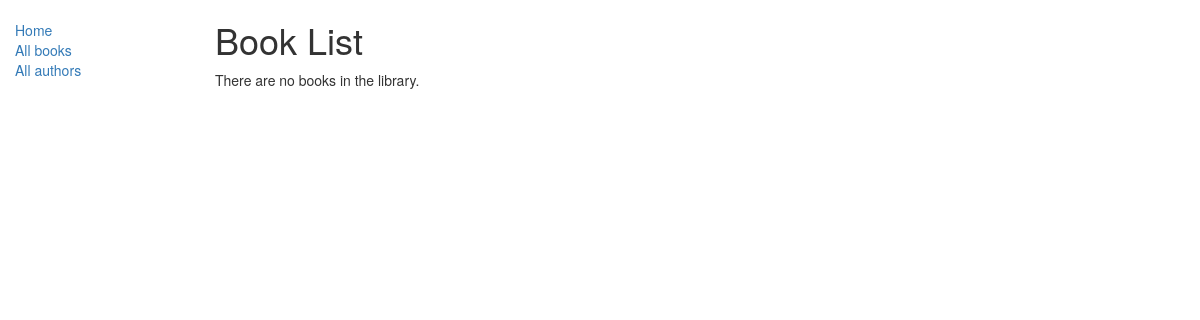
Page /catalog/books on the earlier database version.
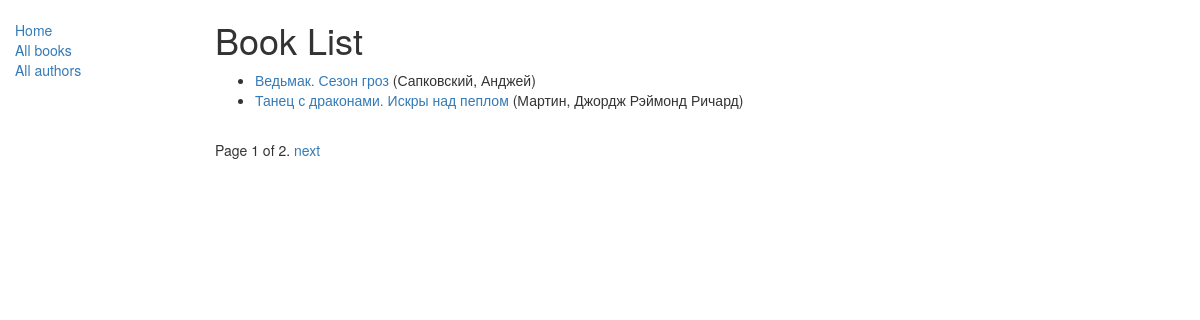
Same page on the later database version.
### catalog/models.py (models this page shows, shortened)
class Book(models.Model):
    title = models.CharField(max_length=200)
    author = models.ForeignKey('Author', on_delete=models.SET_NULL, null=True)
    summary = models.TextField(max_length=1000, help_text="Enter a brief description of the book")
    isbn = models.CharField('ISBN',max_length=13, help_text='13 Character <a href="https://www.isbn-international.org/content/what-isbn">ISBN number</a>')
    genre = models.ManyToManyField(Genre, help_text="Select a genre for this book")
    language = models.ForeignKey(Language, on_delete=models.SET_NULL, null=True)
    def get_absolute_url(self):
        return reverse('book-detail', args=[str(self.id)])
    def display_genre(self):
        """
        Creates a string for the Genre. This is required to display genre in Admin.
        """
        return ', '.join([ genre.name for genre in self.genre.all()[:3] ])
    display_genre.short_description = 'Genre'

class Author(models.Model):
    first_name = models.CharField(max_length=100)
    last_name = models.CharField(max_length=100)
    date_of_birth = models.DateField(null=True, blank=True)
    date_of_death = models.DateField('Died', null=True, blank=True)
    def __str__(self):
        return f"{self.last_name}, {self.first_name}"

### catalog/views.py (the view)
# urls.py: path('books', views.BookListView.as_view(), name='books'),
class BookListView(generic.ListView):
    queryset = Book.objects.all()
    template_name = "catalog/templates/catalog/book_list.html"
    paginate_by = 2
    def get_context_data(self, **kwargs):
        context = super(BookListView, self).get_context_data(**kwargs)
        context['some_data'] = 'This is just some data'
        return context

### catalog/templates/catalog/book_list.html
{% extends "base_generic.html" %}
{% block content %}
    <h1>Book List</h1>
    {% if book_list %}
    <ul>
      {% for book in book_list %}
      <li>
        <a href="{{ book.get_absolute_url }}">{{ book.title }}</a> ({{book.author}})
      </li>
      {% endfor %}
    </ul>
    {% else %}
      <p>There are no books in the library.</p>
    {% endif %}
{% endblock %}

### catalog/templates/base_generic.html (shortened to what this page needs)
<!DOCTYPE html>
<html lang="en">
<head>
  <link rel="stylesheet" href="https://maxcdn.bootstrapcdn.com/bootstrap/3.3.7/css/bootstrap.min.css">
  {% load static %}
  <link rel="stylesheet" href="{% static 'css/styles.css' %}">
</head>
<body>
  <div class="container-fluid">
    <div class="row">
      <div class="col-sm-2">
      {% block sidebar %}
      <ul class="sidebar-nav">
          <li><a href="{% url 'index' %}">Home</a></li>
          <li><a href="{% url 'books' %}">All books</a></li>
          <li><a href="{% url 'authors' %}">All authors</a></li>
      </ul>
     {% endblock %}
      </div>
      <div class="col-sm-10 ">
      {% block content %}{% endblock %}
      {% block pagination %}
  {% if is_paginated %}
      <div class="pagination">
          <span class="page-links">
              <span class="page-current">
                  Page {{ page_obj.number }} of {{ page_obj.paginator.num_pages }}.
              </span>
              {% if page_obj.has_next %}
                  <a href="{{ request.path }}?page={{ page_obj.next_page_number }}">next</a>
              {% endif %}
          </span>
      </div>
  {% endif %}
{% endblock %}
      </div>
    </div>
  </div>
</body>
</html>

### catalog/static/css/styles.css (style rules this page uses)
.sidebar-nav { margin-top: 20px; padding: 0; list-style: none; }

Differences in the rows shown:
added Book: title "Ведьмак. Сезон гроз", author "Сапковский, Анджей"
added Book: title "Танец с драконами. Искры над пеплом", author "Мартин, Джордж Рэймонд Ричард"
Other differences:
{{ page_obj.number }}: (not shown) → "1"
{{ page_obj.paginator.num_pages }}: (not shown) → "2"
text no longer shown: "There are no books in the library."
text now shown: "Page of . next"
